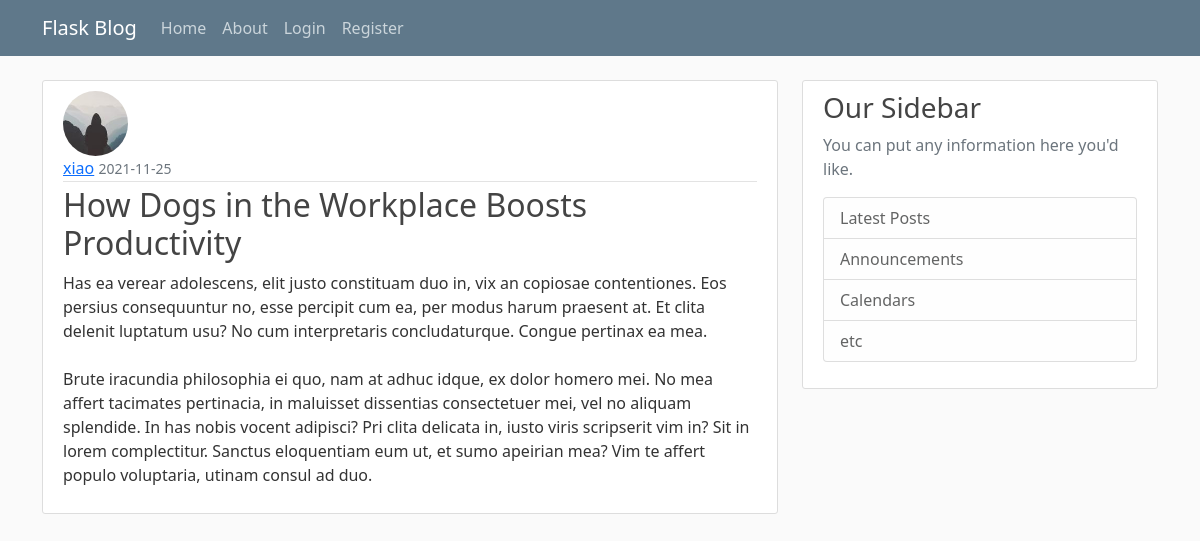
The page /post/12 on the database its author committed.
### flaskblog/models.py (models this page shows, shortened)
class User(db.Model, UserMixin):
    id = db.Column(db.Integer, primary_key=True)
    username = db.Column(db.String(20), unique=True, nullable=False)
    email = db.Column(db.String(120), unique=True, nullable=False)
    image_file = db.Column(db.String(20), nullable=False, default='default.jpg')
    password = db.Column(db.String(60), nullable=False)
    posts = db.relationship('Post', backref='author', lazy=True)

class Post(db.Model):
    id = db.Column(db.Integer, primary_key=True)
    title = db.Column(db.String(100), nullable=False)
    date_posted = db.Column(db.DateTime(timezone=True), default=datetime.now)
    content = db.Column(db.Text, nullable=False)
    user_id = db.Column(db.Integer, db.ForeignKey('user.id'), nullable=False)

### flaskblog/routes.py (the view)
@app.route('/post/<int:post_id>')
def post(post_id):
    post = Post.query.get_or_404(post_id)
    return render_template('post.html',
                           title=post.title,
                           post=post)

### flaskblog/templates/post.html (shortened to what this page needs)
{% extends "layout.html" %}
{% block content %}
<article class="media content-section">
    <img class="rounded-circle article-img"
         src="{{ url_for('static', filename='profile_pics/' + post.author.image_file) }}">
    <div class="media-body">
        <div class="article-metadata">
            <a class="mr-2" href="#">{{ post.author.username }}</a>
            <small class="text-muted">{{ post.date_posted.strftime('%Y-%m-%d') }}</small>
        </div>
        <h2 class="article-title">{{ post.title }}</h2>
        <p class="article-content">{{ post.content }}</p>
    </div>
</article>
{% endblock content %}

### flaskblog/static/main.css (style rules this page uses)
body { background: #fafafa; color: #333333; margin-top: 5rem; }
h1, h2, h3, h4, h5, h6 { color: #444444; }
.content-section { background: #ffffff; padding: 10px 20px; border: 1px solid #dddddd; border-radius: 3px; margin-bottom: 20px; }
.article-title { color: #444444; }
.article-content { white-space: pre-line; }
.article-img { height: 65px; width: 65px; margin-right: 16px; }
.article-metadata { padding-bottom: 1px; margin-bottom: 4px; border-bottom: 1px solid #e3e3e3 }

### rows shown on the page
User: image_file (picture), author.username "xiao"
Post: date_posted "2021-11-25", title "How Dogs in the Workplace Boosts Productivity", content "Has ea verear adolescens, elit justo constituam duo in, vix an copiosae contentiones. Eos persius consequuntur no, esse percipit cum ea, per modus harum praesent at. Et clita delenit luptatum usu? No cum interpretaris concludaturque. Congue pertinax ea mea. Brute iracundia philosophia ei quo, nam at adhuc idque, ex dolor homero mei. No mea affert tacimates pertinacia, in maluisset dissentias consectetuer mei, vel no aliquam splendide. In has nobis vocent adipisci? Pri clita delicata in, iusto viris scripserit vim in? Sit in lorem complectitur. Sanctus eloquentiam eum ut, et sumo apeirian mea? Vim te affert populo voluptaria, utinam consul ad duo."
